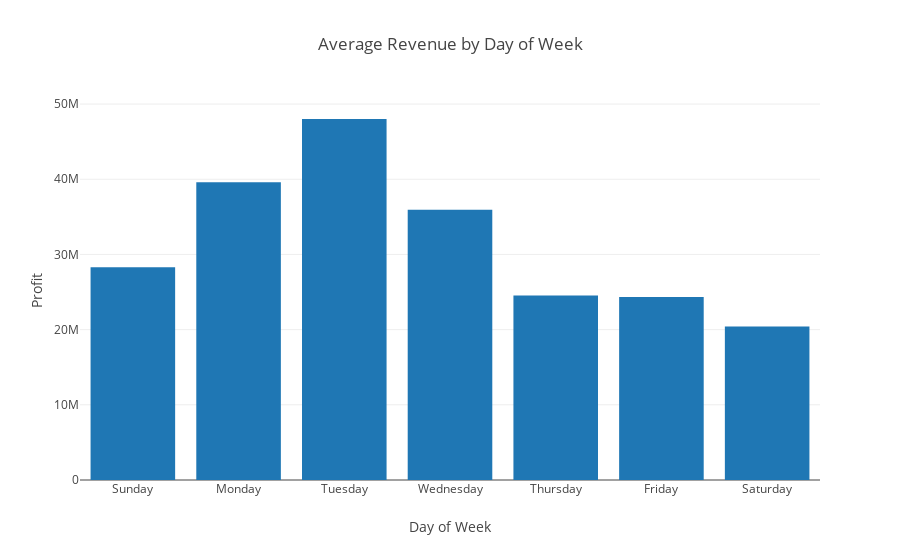

Notebook code for this chart:
### Code cell
bar_data = [go.Bar(x=['Sunday', 'Monday', 'Tuesday', 'Wednesday', 'Thursday', 'Friday', 'Saturday']\
                   , y=profit_by_dow["budget"])]

py.offline.iplot({ 'data': bar_data,
            'layout': {
               'title': 'Average Revenue by Day of Week',
               'xaxis': {
                 'title': 'Day of Week'},
               'yaxis': {
                'title': 'Profit'}
        }})

### Figure 1 — Plotly figure (JSON) as saved in the notebook; plotly's stock layout.template omitted (floating-point values rounded to 4 significant figures)
{"data": [{"type": "bar", "x": ["Sunday", "Monday", "Tuesday", "Wednesday", "Thursday", "Friday", "Saturday"], "y": [28310000.0, 39610000.0, 48010000.0, 35950000.0, 24550000.0, 24340000.0, 20410000.0]}], "layout": {"title": "Average Revenue by Day of Week", "xaxis": {"title": "Day of Week"}, "yaxis": {"title": "Profit"}}}
